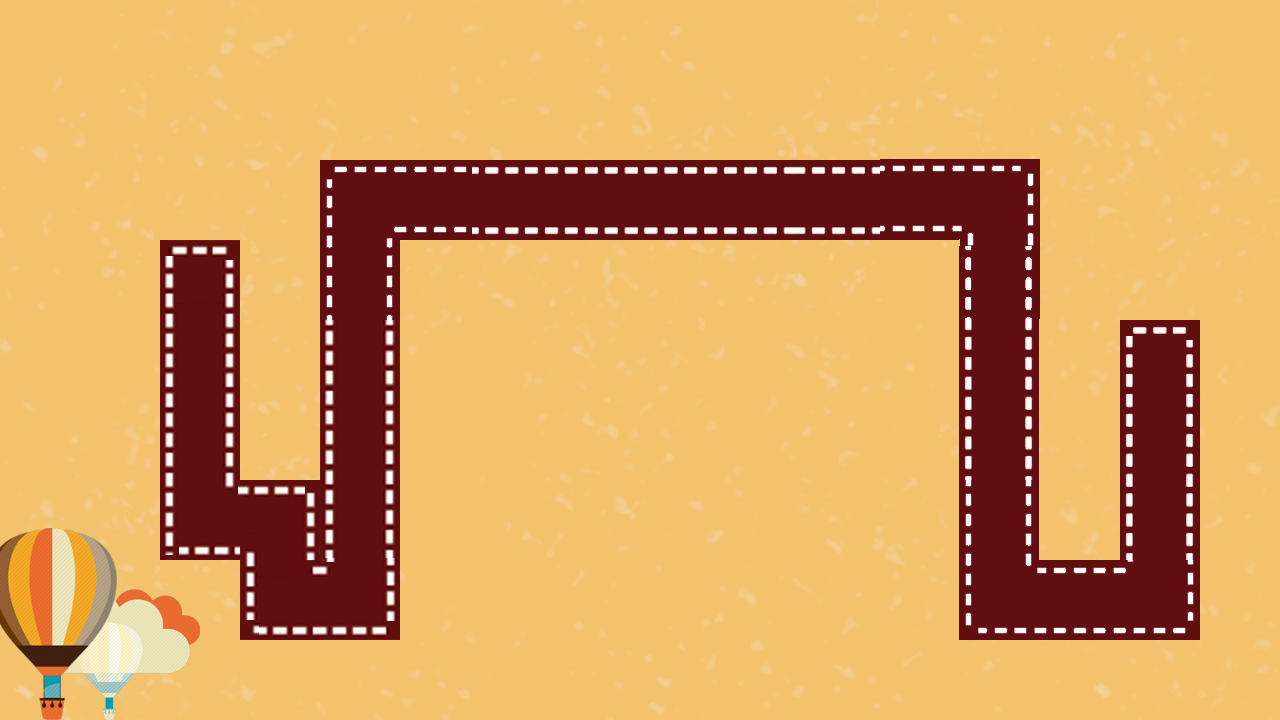

A level layout from a 2D game, rendered from its tile map. Below: a short description, then the map file with tile-grid data replaced by summaries:
An orthogonal 16x9 tile map with 80x80 px tiles, 1 tile layer (块层 1) and 42 objects (enemy, baby, assistant).

<map version="1.0" orientation="orthogonal" width="16" height="9" tilewidth="80" tileheight="80">
 <tileset firstgid="1" name="1" tilewidth="80" tileheight="80">
  <image source="1.png" width="1280" height="720" />
 </tileset>
 <layer name="块层 1" width="16" height="9">
  <data>[144 cells, 144 non-empty, 144 distinct tile ids]</data>
 </layer>
 <objectgroup name="people" width="16" height="9">
  <object name="enemy" x="160" y="240" width="80" height="80" />
  <object name="baby" x="1120" y="240" width="80" height="80" />
  <object name="assistant" x="1147" y="321" width="29" height="35" />
 </objectgroup>
 <objectgroup name="barrier" width="16" height="9">
  <object x="160" y="240" width="80" />
  <object x="160" y="240" height="320" />
  <object x="160" y="560" width="80" />
  <object x="240" y="240" height="240" />
  <object x="240" y="480" width="80" />
  <object x="240" y="560" height="80" />
  <object x="240" y="640" width="160" />
  <object x="400" y="240" height="400" />
  <object x="320" y="160" height="400" />
  <object x="320" y="160" width="720" />
  <object x="400" y="240" width="560" />
  <object x="960" y="240" height="400" />
  <object x="1040" y="160" height="400" />
  <object x="1040" y="560" width="80" />
  <object x="1120" y="240" height="320" />
  <object x="1200" y="240" height="400" />
  <object x="960" y="640" width="240" />
 </objectgroup>
 <objectgroup name="road" width="16" height="9">
  <object x="161" y="240" width="77" height="281">
   <properties>
    <property name="direction" value="down" />
   </properties>
  </object>
  <object x="161" y="485" width="119" height="75">
   <properties>
    <property name="direction" value="right" />
   </properties>
  </object>
  <object x="243" y="487" width="75" height="113">
   <properties>
    <property name="direction" value="down" />
   </properties>
  </object>
  <object x="244" y="563" width="117" height="71">
   <properties>
    <property name="direction" value="right" />
   </properties>
  </object>
  <object x="323" y="197" width="73" height="435">
   <properties>
    <property name="direction" value="up" />
   </properties>
  </object>
  <object x="319" y="160" width="681" height="79">
   <properties>
    <property name="direction" value="right" />
   </properties>
  </object>
  <object x="963" y="159" width="77" height="441">
   <properties>
    <property name="direction" value="down" />
   </properties>
  </object>
  <object x="963" y="560" width="199" height="79">
   <properties>
    <property name="direction" value="right" />
   </properties>
  </object>
  <object x="1120" y="316" width="80" height="324">
   <properties>
    <property name="direction" value="up" />
   </properties>
  </object>
 </objectgroup>
 <objectgroup name="tower" width="16" height="9">
  <object x="80" y="400" width="80" height="80">
   <properties>
    <property name="type" value="0,1,2" />
   </properties>
  </object>
  <object x="400" y="400" width="80" height="80">
   <properties>
    <property name="type" value="0,1,2" />
   </properties>
  </object>
  <object x="240" y="160" width="80" height="80">
   <properties>
    <property name="type" value="0,1,2" />
   </properties>
  </object>
  <object x="560" y="240" width="80" height="80">
   <properties>
    <property name="type" value="0,1,2" />
   </properties>
  </object>
  <object x="480" y="80" width="80" height="80">
   <properties>
    <property name="type" value="0,1,2" />
   </properties>
  </object>
  <object x="640" y="80" width="80" height="80">
   <properties>
    <property name="type" value="0,1,2" />
   </properties>
  </object>
  <object x="160" y="560" width="80" height="80">
   <properties>
    <property name="type" value="0,1,2" />
   </properties>
  </object>
  <object x="80" y="320" width="80" height="80">
   <properties>
    <property name="type" value="0,1,2" />
   </properties>
  </object>
  <object x="1040" y="240" width="80" height="80">
   <properties>
    <property name="type" value="0,1,2" />
   </properties>
  </object>
  <object x="1040" y="400" width="80" height="80">
   <properties>
    <property name="type" value="0,1,2" />
   </properties>
  </object>
  <object x="800" y="240" width="80" height="80">
   <properties>
    <property name="type" value="0,1,2" />
   </properties>
  </object>
  <object x="80" y="480" width="80" height="80">
   <properties>
    <property name="type" value="0,1,2" />
   </properties>
  </object>
  <object x="320" y="80" width="80" height="80">
   <properties>
    <property name="type" value="0,1,2" />
   </properties>
  </object>
 </objectgroup>
</map>
